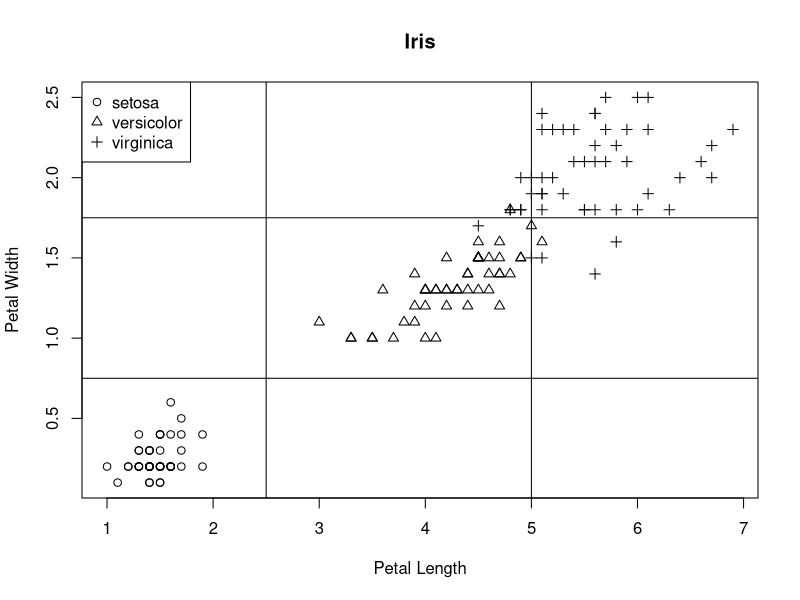

Write R code to recreate this figure.
str(iris)
x=iris$Petal.Length
y=iris$Petal.Width
c=iris$Species
table(c)

plot(x, y, pch=as.numeric(c), xlab='Petal Length', ylab='Petal Width', main ='Iris')
legend('topleft', pch=c(1,2,3), levels(c))
xlimits=c(2.5, 5)
ylimits=c(0.75, 1.75)
for (xlimit in xlimits) {
  abline(v=xlimit)
}
for (ylimit in ylimits) {
  abline(h=ylimit)
}

library(dplyr)
#Quiz question 1
#method 1
SUB <- subset(iris,Petal.Length > 2.5 & Petal.Length <5 &Petal.Width >.75 & Petal.Width < 1.75)
nrow(SUB)

#method 2 
SUB <- filter(iris,Petal.Length > 2.5 & Petal.Length <5 &Petal.Width >.75 & Petal.Width < 1.75)


#method 3
SUB<- iris %>%
  filter(Petal.Length>2.5) %>%
  filter(Petal.Length<5) %>%
  filter(Petal.Width>.75) %>%
  filter(Petal.Width<1.75)
nrow(SUB)
